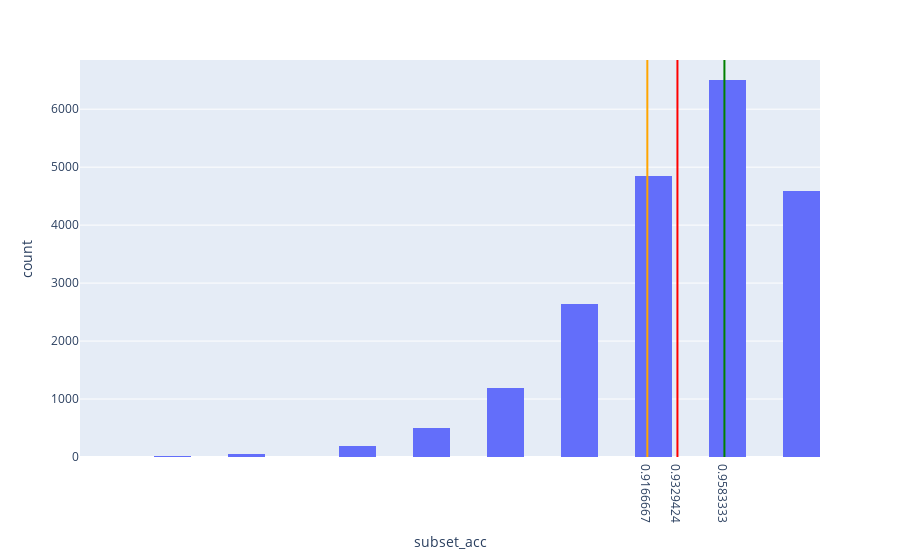

Source (notebook cell):
### Code cell
meanVal = caseAccDf["subset_acc"].mean()
# medianVal = multilabelCaseDf["subset_acc"].median()
firstQuarter = np.quantile(caseAccDf["subset_acc"].values, 0.25)
thirdQuarter = np.quantile(caseAccDf["subset_acc"].values, 0.75)

fig = px.histogram(caseAccDf, x="subset_acc")
fig.add_vline(x=meanVal, line_width=2, line_color="red")
# fig.add_vline(x=medianVal, line_width=2, line_color="blue")
fig.add_vline(x=firstQuarter, line_width=2, line_color="orange")
fig.add_vline(x=thirdQuarter, line_width=2, line_color="green")

fig.update_layout(
    xaxis = dict(
        tickmode = 'array',
        tickvals = [meanVal, firstQuarter, thirdQuarter],
    )
)

### Figure 1 — Plotly figure (JSON) as saved in the notebook; plotly's stock layout.template omitted (floating-point values rounded to 4 significant figures; data arrays with more than 128 entries replaced by an {"elided": "..."} marker saying what was removed)
{"data": [{"alignmentgroup": "True", "bingroup": "x", "hovertemplate": "subset_acc=%{x}<br>count=%{y}<extra></extra>", "legendgroup": "", "marker": {"color": "#636efa", "pattern": {"shape": ""}}, "name": "", "offsetgroup": "", "orientation": "v", "showlegend": false, "type": "histogram", "x": {"elided": "20547 float values"}, "xaxis": "x", "yaxis": "y"}], "layout": {"barmode": "relative", "legend": {"tracegroupgap": 0}, "margin": {"t": 60}, "shapes": [{"line": {"color": "red", "width": 2}, "type": "line", "x0": 0.9329, "x1": 0.9329, "xref": "x", "y0": 0, "y1": 1, "yref": "y domain"}, {"line": {"color": "orange", "width": 2}, "type": "line", "x0": 0.9167, "x1": 0.9167, "xref": "x", "y0": 0, "y1": 1, "yref": "y domain"}, {"line": {"color": "green", "width": 2}, "type": "line", "x0": 0.9583, "x1": 0.9583, "xref": "x", "y0": 0, "y1": 1, "yref": "y domain"}], "xaxis": {"anchor": "y", "domain": [0, 1], "tickmode": "array", "tickvals": [0.9329, 0.9167, 0.9583], "title": {"text": "subset_acc"}}, "yaxis": {"anchor": "x", "domain": [0, 1], "title": {"text": "count"}}}}
